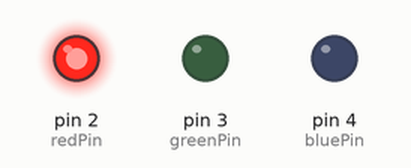
The sketch below on a simulated Arduino Uno, built with avr-gcc and run on an emulated ATmega328P. On the bench: output pins drawn as LEDs (lit = HIGH).

Above: at 0.3 s.
At 12.9 s:
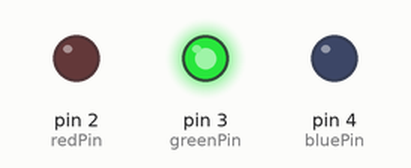
At 19.9 s:
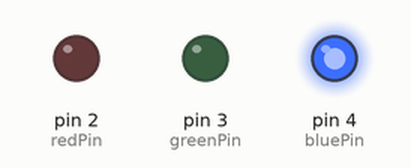
At 26.2 s:
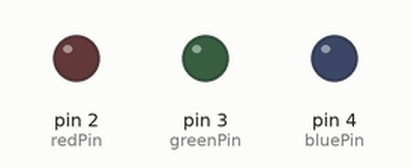
Timing chart, 0 to 27.3 s (numbered marks = the images above):
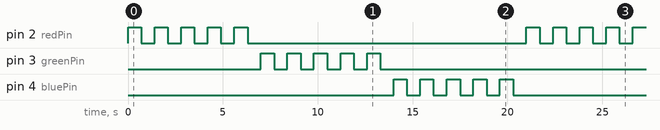

Measured:
- by itself, pin 2 (redPin), pin 3 (greenPin), pin 4 (bluePin): repeats every 21.0 s: 4 × (LOW 0.70 s, HIGH 0.70 s), LOW 14.7 s, HIGH 0.70 s
- by itself, everything shown: repeats every 21.0 s, in 30 steps

The sketch:

07.multiple_leds.ino
```cpp
// Blinking multiple LEDs
// 2023.dec17 sun 2218mf

// Red - 5x
// Green - 10x
// Blue - 15x

int delayTime = 700;
int redPin = 2;
int greenPin = 3;
int bluePin = 4;

void setup() {
  pinMode(redPin, OUTPUT);
  pinMode(greenPin, OUTPUT);
  pinMode(bluePin, OUTPUT);
}
void loop() {
  int i = 0;
  while (i<5) {
    digitalWrite(redPin, HIGH);
    delay(delayTime);
    digitalWrite(redPin, LOW);
    delay(delayTime);
    i++;
  }
  while (i<10) {
    digitalWrite(greenPin, HIGH);
    delay(delayTime);
    digitalWrite(greenPin, LOW);
    delay(delayTime);
    i++;
  }
  while (i<15) {
    digitalWrite(bluePin, HIGH);
    delay(delayTime);
    digitalWrite(bluePin, LOW);
    delay(delayTime);
    i++;
  }
}
```
